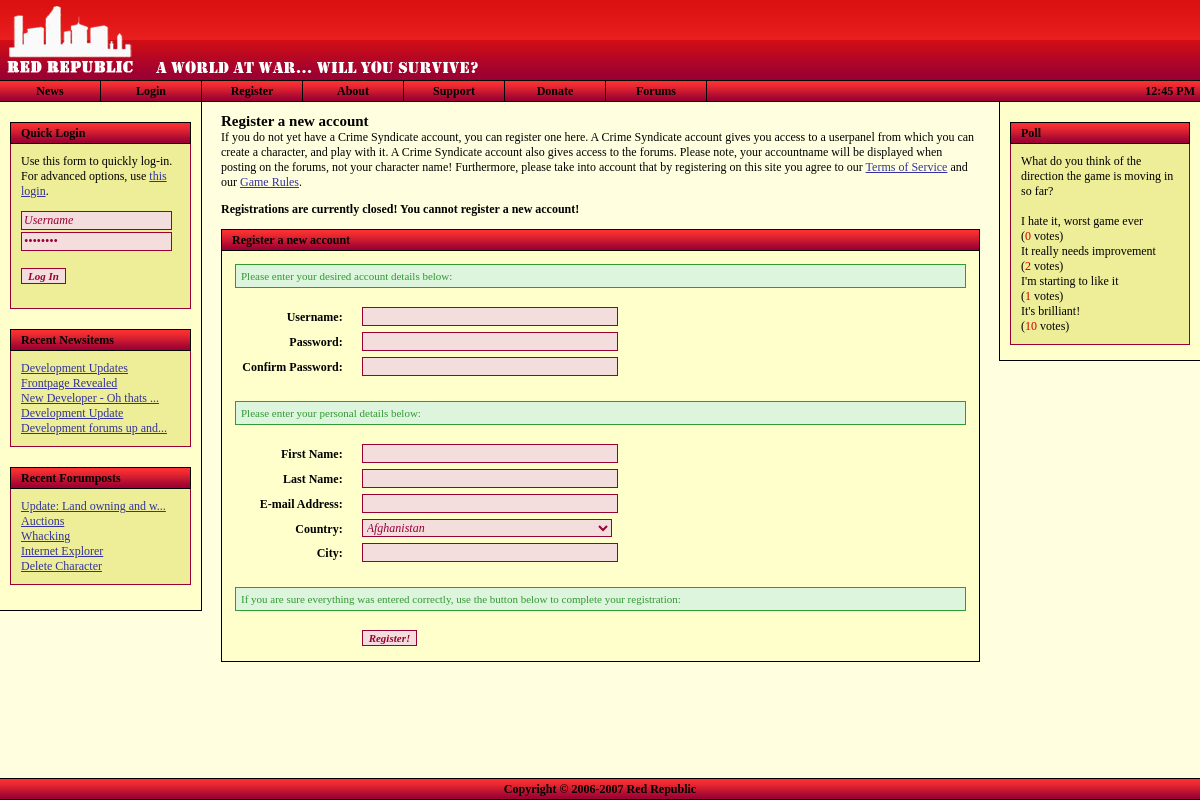
/register.php, run on the app's committed database.
### tables this page shows
CREATE TABLE `frontpage_news` (
  `id` bigint(20) NOT NULL auto_increment,
  `news_type` int(11) NOT NULL default '0',
  `news_subject` varchar(255) NOT NULL default '',
  `news_date` timestamp NOT NULL default CURRENT_TIMESTAMP,
  `news_author` varchar(50) NOT NULL default '',
  `news_message` text NOT NULL,
  PRIMARY KEY  (`id`)
);

CREATE TABLE `forums_topics` (
  `id` bigint(20) NOT NULL auto_increment,
  `f_id` bigint(20) NOT NULL default '0',
  `poster_id` bigint(20) NOT NULL default '0',
  `topic_type` int(11) NOT NULL default '0',
  `topic_closed` tinyint(4) NOT NULL default '0',
  `name` varchar(75) NOT NULL default '',
  `date` timestamp NOT NULL default CURRENT_TIMESTAMP,
  `num_views` bigint(20) NOT NULL default '0',
  `last_activity` bigint(20) NOT NULL default '0',
  PRIMARY KEY  (`id`)
);

CREATE TABLE `polls` (
  `id` bigint(20) NOT NULL auto_increment,
  `title` varchar(225) NOT NULL default '',
  `date` varchar(225) NOT NULL default '',
  `author` varchar(225) NOT NULL default '',
  `options` varchar(225) NOT NULL default '',
  `votes` bigint(20) NOT NULL default '0',
  `open` varchar(5) NOT NULL default '',
  `displayed` varchar(5) NOT NULL default '',
  KEY `id` (`id`)
);

CREATE TABLE `polls_options` (
  `id` bigint(20) NOT NULL auto_increment,
  `parent` bigint(20) NOT NULL default '0',
  `option` varchar(225) NOT NULL default '',
  `votes` bigint(20) NOT NULL default '0',
  KEY `id` (`id`)
);

### register.php (the view, shortened to what the rows shown need)
<?
include_once "includes/utility.inc.php";
include_once "includes/header.php";
?>
<h1>Register a new account</h1>
<?
include_once "includes/footer.php";
?>

### includes/header.php (shortened to what the rows shown need)
<?
include_once "utility.inc.php";
?>
<!DOCTYPE html PUBLIC "-//W3C//DTD XHTML 1.0 Strict//EN"
"http://www.w3.org/TR/xhtml1/DTD/xhtml1-strict.dtd">
<html xmlns="http://www.w3.org/1999/xhtml">
<head>
	<link rel="stylesheet" type="text/css" href="<?=$rootdir;?>/stylesheets/general_style.css" />
</head>
<body id="body" style="margin-left: 0px; margin-top: 0px; margin-right: 0px; margin-bottom: 0px;"
<?
if ( isset( $err ) && $err->is_error() ) { ?>onload="openErrorDisplay();"<? }
elseif ( isset( $nav ) && $nav == "events" && $char->hasEventRequest() ) { ?>onload="openEventRequest();"<? } ?>
>
<div style="position: relative; min-height: 100%;">
	<div class="maindiv">
		<div style="position: relative; min-height: 85%;">
			<div class="leftnavigation" style="padding-bottom: 10px;">
				<?
				if ( !$_SESSION['ingame'] && !$_SESSION['inadmin'] ) {
				?>
				<div class="navcontent">
					<?
						$news = getSiteNews();
						for ( $i = 0; $i < count( $news ); $i++ )
						{
							$arr = $news[$i];
							if ( strlen( $arr['subject'] ) > 25 )
								$subj = substr( $arr['subject'], 0, 25 ) . "...";
							else
								$subj = $arr['subject'];
							echo "<a href=\"".$rootdir."/news.php?id=". $arr['id'] ."\">" . $subj . "</a><br />";
						}
					?>
				</div>
				<div class="navcontent">
					<?
						$rights = ( getUserRights() === false ) ? 0 : getUserRights();
						$rec = $db->query( "SELECT forums_topics.id, forums_topics.name FROM forums_topics INNER JOIN forums_forums ON forums_topics.f_id = forums_forums.id WHERE forums_forums.auth_level <= $rights ORDER BY last_activity DESC LIMIT 0,5" );
						while ( $res = $db->fetch_array( $rec ) )
						{
							if ( strlen( $res['name'] ) > 25 )
								$subj = substr( $res['name'], 0, 25 ) . "...";
							else
								$subj = $res['name'];
							echo "<a href=\"".$rootdir."/forums/viewtopic.php?id=". $res['id'] ."\">" . stripslashes( $subj ) . "</a><br />";
						}
					?>
				</div>
				<? } ?>
			</div>
			<? if ( isset( $_SESSION['ingame'] ) && user_auth() ) { ?>
			<div class="rightcontent">
				<div class="title" style="background: url('<?=$rootdir;?>/images/forumgrad_vert_20.png'); text-align: right; margin: 10px;">
				<?
				if ( $char->hasEventRequest() )
				{
					?>
					<img src="<?=$rootdir;?>/images/icon_read_red_anim.gif" alt="I" title="You have an event request." onclick="window.location='<?=$rootdir;?>/events/index.php';" style="margin-top: 2px; cursor: pointer;" />
					<?
				}
				$mailboxquery = $db->query( "SELECT * FROM char_mailbox WHERE char_id=". $char->character_id ." AND has_arrived=1" );
				if ( $db->getRowCount( $mailboxquery ) == 0 )
				{
					?>
					<img src="<?=$rootdir;?>/images/icon_mailbox.png" alt="I" title="Go to your mailbox" onclick="window.location='<?=$rootdir;?>/mailbox.php';" style="margin-top: 2px; cursor: pointer;" />
					<?
				}
				else
				{
					?>
					<img src="<?=$rootdir;?>/images/icon_mailbox_anim.gif" alt="I" title="You've got mail." onclick="window.location='<?=$rootdir;?>/mailbox.php';" style="margin-top: 2px; cursor: pointer;" />
					<?
				}
				?>
				<img src="<?=$rootdir;?>/images/charstats.png" alt="I" title="Show Character Information" onclick="showCharacter();" style="margin-top: 2px; cursor: pointer;" />
				<img src="<?=$rootdir;?>/images/icon_inventory.gif" alt="I" title="Show Inventory Listing" onclick="showInventory();" style="margin-top: 2px; cursor: pointer;" />
				<img src="<?=$rootdir;?>/images/icon_users.png" alt="U" title="Show User List" onclick="showUserList();" style="margin-top: 2px; cursor: pointer;" />
				</div>
				<div class="title" style="margin: 10px; margin-bottom: 0px;">
					<div style="margin-left: 10px;">Avatar</div>
				</div>
				<div class="content" style="border: none; margin-left: 10px; margin-right: 10px; background-color: #fff686;">
					<img src="<?=$rootdir;?>/images/<?
					if ( strlen( $char->avatar_url ) == 0 ) { print("cs_avatar150x150.png"); } else { print( $char->avatar_url ); }
					?>" alt="Avatar" style="margin-left: 5px;" />
				</div>
				<div class="title" style="margin: 10px; margin-bottom: 0px;">
					<div style="margin-left: 10px;">Character Information</div>
				</div>
				<div class="content" style="border: none; margin-left: 10px; margin-right: 10px; background-color: #fff686;">
				<table style="width: 100%;" cellspacing="0">
				<tr>
					<td style="width: 45%;"><strong>Nick:</strong></td><td><?=$char->nickname;?></td>
				</tr><tr>
					<td style="width: 45%;"><strong>First:</strong></td><td><?=$char->firstname;?></td>
				</tr><tr>
					<td style="width: 45%;"><strong>Last:</strong></td><td><?=$char->lastname;?></td>
				</tr><tr>
					<td style="width: 45%;"><strong>Birth:</strong></td><td><?=date( dateDisplay(), strtotime( $char->birthdate ) );?></td>
				</tr><tr>
					<td style="width: 45%;"><strong>Sex:</strong></td><td><?=$char->gender_full;?></td>
				</tr><tr>
					<td colspan="2" style="height: 15px;">&nbsp;</td>
				</tr><tr>
					<td colspan="2" align="center" style="padding: 0px; border: 1px solid #990033; border-bottom: none; color: #fff; height: 20px; background: url( '<?=$rootdir;?>/images/grad_vert_20.png' ); width: 100%;">
						<strong>Health</strong>
					</td>
				</tr><tr>
					<td colspan="2" style="border: solid 1px #990033; border-top: none; padding: 0px;">
						<table style="width: 100%; padding: 0px;" cellspacing="0" cellpadding="0">
						<tr>
						<? $leftwidth = $char->health / $char->maxhealth; $leftwidth *= 100; ?>
						<td style="width: <?=$leftwidth;?>%; padding: 3px; background-color: green; color: white; text-align: center;"><?=$leftwidth;?>%</td>
						<td style="width: <?=(100-$leftwidth);?>%;"></td>
						</tr>
						</table>
					</td>
				</tr><tr>
					<td colspan="2" style="height: 15px;">&nbsp;</td>
				</tr>
				<?
				if ( $char->hasVehicle() )
				{
					?>
					<tr>
						<td colspan="2" align="center" style="padding: 0px; border: 1px solid #990033; border-bottom: none; color: #fff; height: 20px; background: url( '<?=$rootdir;?>/images/grad_vert_20.png' ); width: 100%;">
						<strong><?=$char->getVehicleInfo('name');?></strong>
						</td>
					</tr><tr>
						<td colspan="2" style="border: solid 1px #990033; border-top: none; padding: 0px;">
							<table style="width: 100%; padding: 0px;" cellspacing="0" cellpadding="0">
							<tr>
							<? $leftwidth = $char->getVehicleHealth() / 100; $leftwidth *= 100; ?>
							<td style="width: <?=$leftwidth;?>%; padding: 3px; background-color: #36505F; color: white; text-align: center;"><?=$leftwidth;?>%</td>
							<td style="width: <?=(100-$leftwidth);?>%;"></td>
							</tr>
							</table>
						</td>
					</tr>
					<?
				}
				?>
				<tr>
					<td colspan="2" style="height: 15px;">&nbsp;</td>
				</tr><tr>
					<td colspan="2" style="text-align: center; border: 1px solid #990033; border-bottom: none; color: #fff; height: 20px; background: url( '<?=$rootdir;?>/images/grad_vert_20.png' ); width: 100%; padding: 0px;">
						<strong>Money</strong>
					</td>
				</tr><tr>
					<td style="width: 45%; border: solid 1px #990033; border-top: none; border-bottom: none; padding: 2px;"><strong>Money:</strong></td><td  style="border-right: solid 1px #990033; padding: 2px;" id="money_clean">$<?=$char->money_clean;?></td>
				</tr><tr>
					<td style="width: 45%; border: solid 1px #990033; padding: 2px;"><strong>Dirty:</strong></td><td style="border: solid 1px #990033; border-left: none; padding: 2px;">$<?=$char->money_dirty;?></td>
				</tr><tr>
					<td colspan="2" style="height: 15px;">&nbsp;</td>
				</tr>
				</table>
				</div>
			</div>
			<? } else { ?>
			<div class="rightcontent">
				<div class="title" style="margin-top: 20px; margin-left: 10px; margin-right: 10px; padding-left: 10px;">
					Poll
				</div>
				<div class="navcontent" style="margin-left: 10px; margin-right: 10px;">
					<?
					$pollQuery = $db->query( "SELECT * FROM polls WHERE open='true' AND displayed='true'" );
					if ( $db->getRowcount( $pollQuery ) == 0 )
					{
						print("Sorry, no polls found.");
					} else {
						$poll = $db->fetch_array( $pollQuery );
						$voterQuery = $db->query( "SELECT * FROM polls_voters WHERE ip='" . $_SERVER["REMOTE_ADDR"] . "' AND poll=" . $poll['id'] );
						print( $poll['title'] . "<br />");
						if ( $db->getRowCount( $voterQuery ) == 0 )
						{
							?>
							<form method='post' action='<?=$rootdir;?>/vote.php'>
							<p>
							<input type='hidden' name='id' value='<?=$poll['id'];?>' />
							<?
							$optionQuery = $db->query( "SELECT * FROM polls_options WHERE parent=" . $poll['id'] . " ORDER BY id ASC" );
							while ( $option = $db->fetch_array( $optionQuery ) )
							{
								?>
								<input type="radio" class='std_input' name="option" value="<?=$option['id'];?>" /> <?=$option['option'];?><br />
								<?
							}
							?>
							<br />
							<input type="submit" class='std_input' name="vote" value="Vote" />
							</p>
							</form>
							<?
						} else {
							?><br /><?
							$optionQuery = $db->query( "SELECT * FROM polls_options WHERE parent=" . $poll['id'] );
							while ( $option = $db->fetch_array( $optionQuery ) )
							{
								?>
								<?=$option['option'];?><br />(<span style='color: #CC0000'><?=$option['votes'];?></span> votes)<br />
								<?
							}
						}
					}
					?>
				</div>
			</div>
			<? } ?>
			<div class="pagecontent">

### data on the page
frontpage_news: news_subject "Development Updates"
frontpage_news: news_subject "Frontpage Revealed"
frontpage_news: news_subject "New Developer - Oh thats ..."
frontpage_news: news_subject "Development Update"
frontpage_news: news_subject "Development forums up and..."
forums_topics: name "Update: Land owning and w..."
forums_topics: name "Auctions"
forums_topics: name "Whacking"
forums_topics: name "Internet Explorer"
forums_topics: name "Delete Character"
polls: title "What do you think of the direction the game is moving in so far?"
polls_options: option "I hate it, worst game ever", votes "0"
polls_options: option "It really needs improvement", votes "2"
polls_options: option "I'm starting to like it", votes "1"
polls_options: option "It's brilliant!", votes "10"

### other printed values
form field country "Afghanistan"
